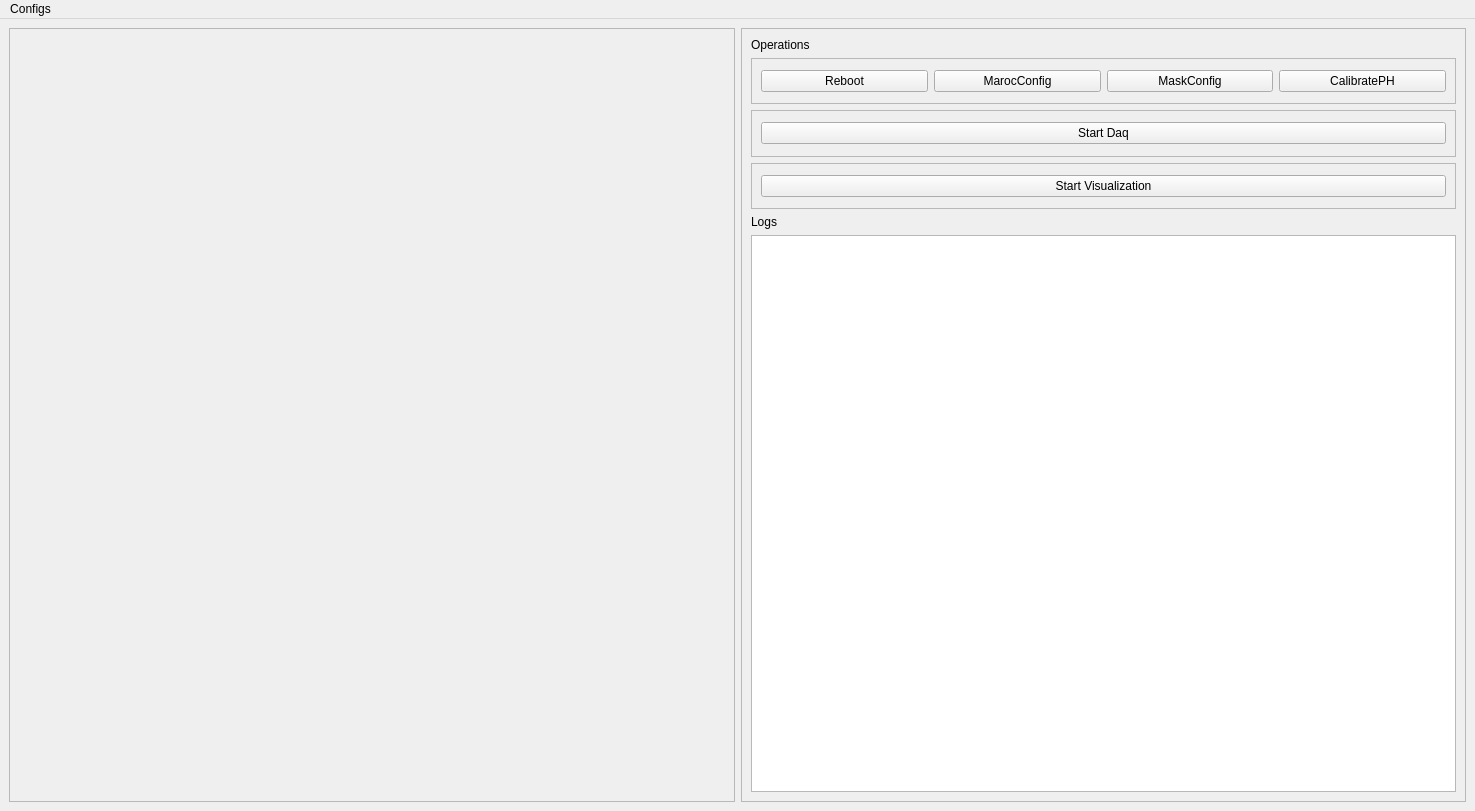
<?xml version="1.0" encoding="UTF-8"?>
<ui version="4.0">
 <class>MainWindow</class>
 <widget class="QMainWindow" name="MainWindow">
  <property name="geometry">
   <rect>
    <x>0</x>
    <y>0</y>
    <width>1475</width>
    <height>811</height>
   </rect>
  </property>
  <property name="windowTitle">
   <string>PANOSETI Viewer</string>
  </property>
  <widget class="QWidget" name="centralwidget">
   <layout class="QGridLayout" name="gridLayout">
    <item row="0" column="0">
     <widget class="QFrame" name="frame_3">
      <property name="sizePolicy">
       <sizepolicy hsizetype="Preferred" vsizetype="Preferred">
        <horstretch>1</horstretch>
        <verstretch>0</verstretch>
       </sizepolicy>
      </property>
      <property name="frameShape">
       <enum>QFrame::Shape::StyledPanel</enum>
      </property>
      <property name="frameShadow">
       <enum>QFrame::Shadow::Raised</enum>
      </property>
      <layout class="QGridLayout" name="gridLayout_4">
       <item row="0" column="0">
        <layout class="QGridLayout" name="gridLayout_2">
         <item row="0" column="0">
          <widget class="QWidget" name="view0_widget" native="true">
           <layout class="QGridLayout" name="gridLayout_5"/>
          </widget>
         </item>
         <item row="0" column="1">
          <widget class="QWidget" name="view1_widget" native="true">
           <layout class="QGridLayout" name="gridLayout_6"/>
          </widget>
         </item>
         <item row="1" column="0">
          <widget class="QWidget" name="view2_widget" native="true">
           <layout class="QGridLayout" name="gridLayout_7"/>
          </widget>
         </item>
         <item row="1" column="1">
          <widget class="QWidget" name="view3_widget" native="true">
           <layout class="QGridLayout" name="gridLayout_8"/>
          </widget>
         </item>
        </layout>
       </item>
      </layout>
     </widget>
    </item>
    <item row="0" column="1">
     <widget class="QFrame" name="frame_2">
      <property name="sizePolicy">
       <sizepolicy hsizetype="Preferred" vsizetype="Preferred">
        <horstretch>1</horstretch>
        <verstretch>0</verstretch>
       </sizepolicy>
      </property>
      <property name="frameShape">
       <enum>QFrame::Shape::StyledPanel</enum>
      </property>
      <property name="frameShadow">
       <enum>QFrame::Shadow::Raised</enum>
      </property>
      <layout class="QFormLayout" name="formLayout">
       <property name="labelAlignment">
        <set>Qt::AlignmentFlag::AlignLeading|Qt::AlignmentFlag::AlignLeft|Qt::AlignmentFlag::AlignVCenter</set>
       </property>
       <item row="1" column="0">
        <widget class="QLabel" name="label">
         <property name="sizePolicy">
          <sizepolicy hsizetype="Preferred" vsizetype="Preferred">
           <horstretch>0</horstretch>
           <verstretch>0</verstretch>
          </sizepolicy>
         </property>
         <property name="text">
          <string>Operations</string>
         </property>
        </widget>
       </item>
       <item row="5" column="0">
        <widget class="QLabel" name="label_2">
         <property name="text">
          <string>Logs</string>
         </property>
        </widget>
       </item>
       <item row="6" column="0" colspan="2">
        <widget class="QPlainTextEdit" name="console_output">
         <property name="sizePolicy">
          <sizepolicy hsizetype="Expanding" vsizetype="Expanding">
           <horstretch>2</horstretch>
           <verstretch>12</verstretch>
          </sizepolicy>
         </property>
         <property name="readOnly">
          <bool>true</bool>
         </property>
         <property name="maximumBlockCount">
          <number>1000</number>
         </property>
        </widget>
       </item>
       <item row="2" column="0" colspan="2">
        <widget class="QFrame" name="frame">
         <property name="sizePolicy">
          <sizepolicy hsizetype="Preferred" vsizetype="Preferred">
           <horstretch>2</horstretch>
           <verstretch>1</verstretch>
          </sizepolicy>
         </property>
         <property name="frameShape">
          <enum>QFrame::Shape::StyledPanel</enum>
         </property>
         <property name="frameShadow">
          <enum>QFrame::Shadow::Raised</enum>
         </property>
         <layout class="QGridLayout" name="gridLayout_3">
          <item row="0" column="0">
           <widget class="QPushButton" name="reboot">
            <property name="text">
             <string>Reboot</string>
            </property>
           </widget>
          </item>
          <item row="0" column="2">
           <widget class="QPushButton" name="mask_config">
            <property name="text">
             <string>MaskConfig</string>
            </property>
           </widget>
          </item>
          <item row="0" column="1">
           <widget class="QPushButton" name="maroc_config">
            <property name="text">
             <string>MarocConfig</string>
            </property>
           </widget>
          </item>
          <item row="0" column="3">
           <widget class="QPushButton" name="cal_ph">
            <property name="text">
             <string>CalibratePH</string>
            </property>
           </widget>
          </item>
         </layout>
        </widget>
       </item>
       <item row="3" column="0" colspan="2">
        <widget class="QFrame" name="frame_4">
         <property name="sizePolicy">
          <sizepolicy hsizetype="Preferred" vsizetype="Preferred">
           <horstretch>1</horstretch>
           <verstretch>1</verstretch>
          </sizepolicy>
         </property>
         <property name="frameShape">
          <enum>QFrame::Shape::StyledPanel</enum>
         </property>
         <property name="frameShadow">
          <enum>QFrame::Shadow::Raised</enum>
         </property>
         <layout class="QHBoxLayout" name="horizontalLayout">
          <item>
           <widget class="QPushButton" name="start_stop_daq">
            <property name="text">
             <string>Start Daq</string>
            </property>
           </widget>
          </item>
         </layout>
        </widget>
       </item>
       <item row="4" column="0" colspan="2">
        <widget class="QFrame" name="frame_5">
         <property name="sizePolicy">
          <sizepolicy hsizetype="Preferred" vsizetype="Preferred">
           <horstretch>1</horstretch>
           <verstretch>1</verstretch>
          </sizepolicy>
         </property>
         <property name="frameShape">
          <enum>QFrame::Shape::StyledPanel</enum>
         </property>
         <property name="frameShadow">
          <enum>QFrame::Shadow::Raised</enum>
         </property>
         <layout class="QHBoxLayout" name="horizontalLayout_2">
          <item>
           <widget class="QPushButton" name="start_grpc">
            <property name="text">
             <string>Start Visualization</string>
            </property>
           </widget>
          </item>
         </layout>
        </widget>
       </item>
      </layout>
     </widget>
    </item>
   </layout>
  </widget>
  <widget class="QMenuBar" name="menuBar">
   <property name="geometry">
    <rect>
     <x>0</x>
     <y>0</y>
     <width>1475</width>
     <height>30</height>
    </rect>
   </property>
   <widget class="QMenu" name="menuConfigs">
    <property name="title">
     <string>Configs</string>
    </property>
    <addaction name="actiondata_config"/>
    <addaction name="actiongrpc_config"/>
   </widget>
   <addaction name="menuConfigs"/>
  </widget>
  <action name="actiondata_config">
   <property name="text">
    <string>Data Config</string>
   </property>
  </action>
  <action name="actiongrpc_config">
   <property name="text">
    <string>gRPC Config</string>
   </property>
  </action>
 </widget>
 <resources/>
 <connections/>
</ui>
